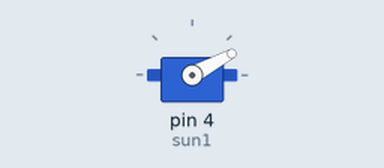
Recording of a sketch running on a simulated Arduino Uno, built with avr-gcc and run on an emulated ATmega328P. Shown: servo. What the sketch prints to the serial monitor is not drawn.

Above: at 0.05 s.
At 0.2 s:
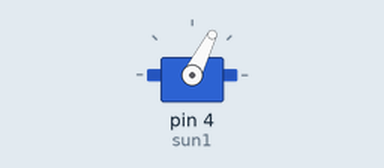
At 0.35 s:
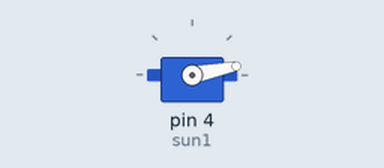
Timing chart, 0 to 3.0 s (numbered marks = the images above):
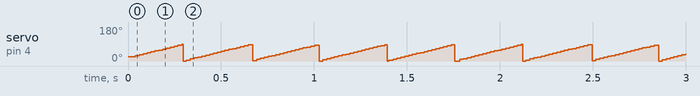

Measured:
- by itself, servo on pin 4 (sun1): ramps from 0° to 88° and jumps back, once every 0.37 s

The sketch:

Sun1.ino
```cpp
#define clock 7

#include <Servo.h>
int suniter = 0;


Servo sun1;


void setup() {
  // put your setup code here, to run once:
  Serial.begin (9600);
  sun1.attach(4);
  sun1.write (0);
}

void loop() {


  // put your main code here, to run repeatedly:
while (suniter < 90) {
  sun1.write (suniter);
  suniter = suniter + 1;
  Serial.println (suniter);
}
while (suniter > 90) {
  sun1.write (suniter);
  suniter = suniter - 1;
  Serial.println (suniter);
}
if (suniter == 90) {
suniter = 0;
sun1.write (suniter);

}
delay (clock);
}
```
